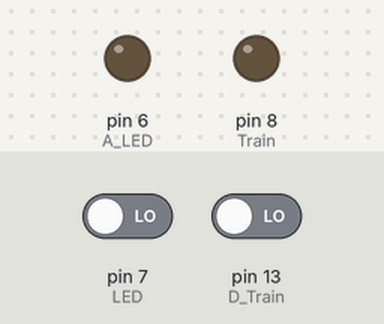
Bench run of a sketch on a simulated Arduino Uno, built with avr-gcc and run on an emulated ATmega328P. On the bench: output pins drawn as LEDs (lit = HIGH). Inputs (shaded band) come from the test bench; at power-on: pin 13 (D_Train) LOW, pin 7 (LED) LOW. What the sketch prints to the serial monitor is not drawn.

Above: at 2.8 s.
2.9 s: pin 13 (D_Train) driven HIGH
At 4.1 s:
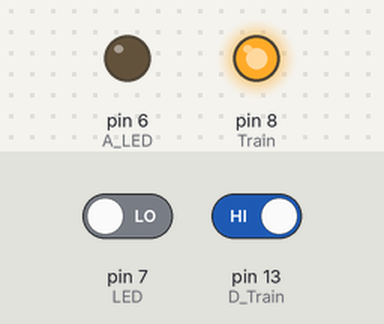
4.5 s: pin 7 (LED) driven HIGH
At 6.0 s:
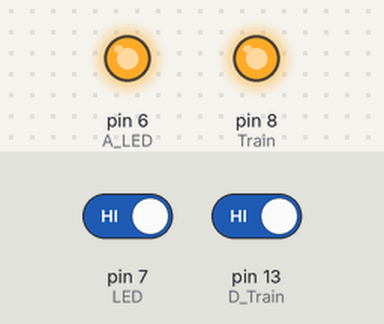
6.6 s: pin 7 (LED) driven LOW
At 8.5 s:
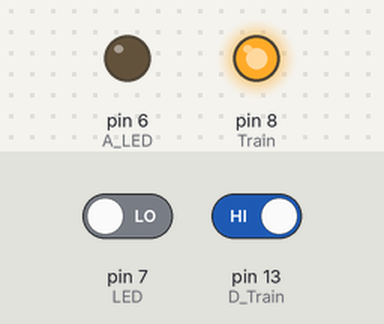
8.8 s: pin 13 (D_Train) driven LOW
At 10.1 s:
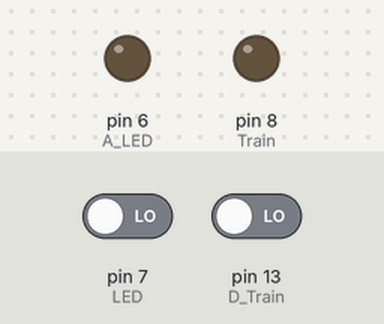
Timing chart, 0 to 11.8 s (numbered marks = the images above; inputs shaded):
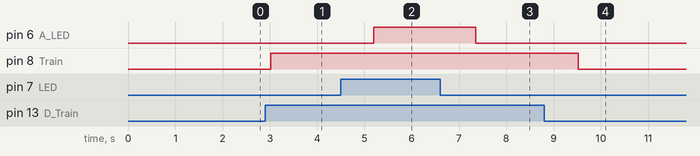

The sketch:

Train_Code.ino.ino
```cpp
#include<LiquidCrystal.h>
#include <SoftwareSerial.h>
#include <TinyGPS++.h>


SoftwareSerial mySerial(10,9);
LiquidCrystal lcd(12 , 11 , 5 ,4 ,3 ,2);
int Train = 8;
int LED = 7;
int A_LED = 6;
int D_Train = 13;
double logitude;
double latitude;

int GPSBaud = 9600;
TinyGPSPlus gps;


void setup() {
      mySerial.begin(9600);
      Serial.begin(9600);
      pinMode(LED,INPUT);
      pinMode(D_Train,INPUT);
      pinMode(Train,OUTPUT);
      pinMode(A_LED,OUTPUT);
}

void loop() {

            if(digitalRead(D_Train) == HIGH)
            {

              lcd.clear();
              lcd.print("Train Close to");
              lcd.setCursor(0,1);
              lcd.print("crossing point");
              Serial.println();
              Serial.print("Train Close to crossing point");
              digitalWrite(Train , HIGH);

                      if( digitalRead(LED) == HIGH)
                      {
                            lcd.clear();
                            lcd.print("Crossing Point");
                            lcd.setCursor(0,1);
                            lcd.print("is not Clear");
                            Serial.println(" ");
                            Serial.print("Alart!! Crossing Point is not Clear !!Alart");
                            digitalWrite(A_LED, HIGH);
                      }
                      else if (digitalRead(LED) == LOW)
                      {
                            lcd.clear();
                            lcd.print("Crossing Point");
                            lcd.setCursor(0,1);
                            lcd.print("is Clear");
                            Serial.println(" ");
                            Serial.print("Crossing Point is Clear");
                            digitalWrite(A_LED, LOW);
                      }


            latitude=23.8103;
            lcd.println("LAT:");
            lcd.print(latitude);
            delay(500);
            lcd.clear();
            logitude=90.4125;
            lcd.println("LONG:");
            lcd.print(logitude);
            delay(500);
            lcd.clear();
            Serial.println();
            Serial.println("AT+CMGF=1");
            Serial.println("AT+CMGS=\"01550019434\"\r");
            Serial.println("Train Close to Crossing Point");
            Serial.println(" ");
            Serial.print("Latitude(N): ");
            Serial.println(latitude);
            Serial.print("Longitude(E): ");
            Serial.println(logitude);
            Serial.println();
            delay(100);
            Serial.println((char)26);

            }

          else
          {
              lcd.clear();
              lcd.print("Train Far from");
              lcd.setCursor(0,1);
              lcd.print("crossing point");
              Serial.println(" ");
              Serial.print("Train is Far from crossing point");
              digitalWrite(Train , LOW);
              digitalWrite(A_LED, LOW);
          }


    delay (1000);
    lcd.clear();

}
```

Measured:
- after the input at 2.9 s, pin 8 (Train): LOW → HIGH after 0.12 s
- after the input at 4.5 s, pin 6 (A_LED): LOW → HIGH after 0.69 s
- after the input at 6.6 s, pin 6 (A_LED): HIGH → LOW after 0.76 s
- after the input at 8.8 s, pin 8 (Train): HIGH → LOW after 0.72 s
